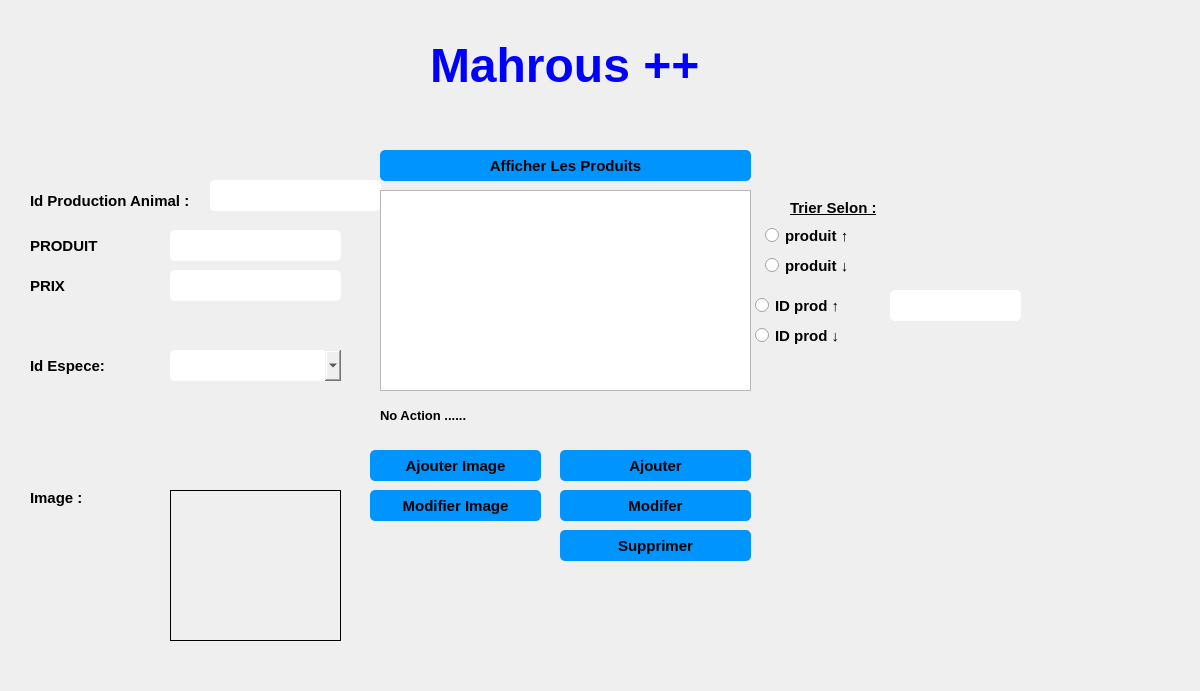
<?xml version="1.0" encoding="UTF-8"?>
<ui version="4.0">
 <class>productionanimaux</class>
 <widget class="QDialog" name="productionanimaux">
  <property name="geometry">
   <rect>
    <x>0</x>
    <y>0</y>
    <width>1200</width>
    <height>691</height>
   </rect>
  </property>
  <property name="windowTitle">
   <string>Dialog</string>
  </property>
  <widget class="QLabel" name="label">
   <property name="geometry">
    <rect>
     <x>30</x>
     <y>185</y>
     <width>181</width>
     <height>31</height>
    </rect>
   </property>
   <property name="font">
    <font>
     <pointsize>11</pointsize>
     <weight>75</weight>
     <bold>true</bold>
    </font>
   </property>
   <property name="text">
    <string>Id Production Animal :</string>
   </property>
   <property name="buddy">
    <cstring>cx_idp</cstring>
   </property>
  </widget>
  <widget class="QLineEdit" name="cx_idp">
   <property name="geometry">
    <rect>
     <x>210</x>
     <y>180</y>
     <width>171</width>
     <height>31</height>
    </rect>
   </property>
   <property name="styleSheet">
    <string notr="true">QLineEdit {
padding: 5px;
border-radius: 5px;

font-weight: bold;
}</string>
   </property>
  </widget>
  <widget class="QLabel" name="label_2">
   <property name="geometry">
    <rect>
     <x>30</x>
     <y>235</y>
     <width>111</width>
     <height>21</height>
    </rect>
   </property>
   <property name="font">
    <font>
     <pointsize>11</pointsize>
     <weight>75</weight>
     <bold>true</bold>
    </font>
   </property>
   <property name="text">
    <string>PRODUIT</string>
   </property>
   <property name="buddy">
    <cstring>cx_ppa</cstring>
   </property>
  </widget>
  <widget class="QLineEdit" name="cx_ppa">
   <property name="geometry">
    <rect>
     <x>170</x>
     <y>230</y>
     <width>171</width>
     <height>31</height>
    </rect>
   </property>
   <property name="styleSheet">
    <string notr="true">QLineEdit {
padding: 5px;
border-radius: 5px;

font-weight: bold;
}</string>
   </property>
  </widget>
  <widget class="QLineEdit" name="cx_prix">
   <property name="geometry">
    <rect>
     <x>170</x>
     <y>270</y>
     <width>171</width>
     <height>31</height>
    </rect>
   </property>
   <property name="styleSheet">
    <string notr="true">QLineEdit {
padding: 5px;
border-radius: 5px;

font-weight: bold;
}</string>
   </property>
  </widget>
  <widget class="QLabel" name="label_5">
   <property name="geometry">
    <rect>
     <x>30</x>
     <y>270</y>
     <width>131</width>
     <height>31</height>
    </rect>
   </property>
   <property name="font">
    <font>
     <pointsize>11</pointsize>
     <weight>75</weight>
     <bold>true</bold>
    </font>
   </property>
   <property name="text">
    <string>PRIX</string>
   </property>
   <property name="buddy">
    <cstring>cx_prix</cstring>
   </property>
  </widget>
  <widget class="QComboBox" name="comboBox_idespece">
   <property name="geometry">
    <rect>
     <x>170</x>
     <y>350</y>
     <width>171</width>
     <height>31</height>
    </rect>
   </property>
   <property name="styleSheet">
    <string notr="true">
padding: 5px;
border-radius: 5px;

font-weight: bold;
</string>
   </property>
  </widget>
  <widget class="QLabel" name="label_7">
   <property name="geometry">
    <rect>
     <x>30</x>
     <y>350</y>
     <width>121</width>
     <height>31</height>
    </rect>
   </property>
   <property name="font">
    <font>
     <pointsize>11</pointsize>
     <weight>75</weight>
     <bold>true</bold>
    </font>
   </property>
   <property name="text">
    <string>Id Espece:</string>
   </property>
  </widget>
  <widget class="QTableView" name="afficher_productionanimaux">
   <property name="geometry">
    <rect>
     <x>380</x>
     <y>190</y>
     <width>371</width>
     <height>201</height>
    </rect>
   </property>
  </widget>
  <widget class="QLabel" name="pic">
   <property name="geometry">
    <rect>
     <x>0</x>
     <y>0</y>
     <width>1200</width>
     <height>691</height>
    </rect>
   </property>
   <property name="text">
    <string/>
   </property>
  </widget>
  <widget class="QPushButton" name="pushButton">
   <property name="geometry">
    <rect>
     <x>560</x>
     <y>450</y>
     <width>191</width>
     <height>31</height>
    </rect>
   </property>
   <property name="font">
    <font>
     <pointsize>11</pointsize>
     <weight>75</weight>
     <bold>true</bold>
    </font>
   </property>
   <property name="styleSheet">
    <string notr="true">QPushButton {
padding: 5px;
border-radius: 5px;
background-color:#0094ff;
font-weight: bold;
}
QPushButton:hover
{
color :white;
}</string>
   </property>
   <property name="text">
    <string>Ajouter</string>
   </property>
  </widget>
  <widget class="QPushButton" name="pushButton_3">
   <property name="geometry">
    <rect>
     <x>560</x>
     <y>490</y>
     <width>191</width>
     <height>31</height>
    </rect>
   </property>
   <property name="font">
    <font>
     <pointsize>11</pointsize>
     <weight>75</weight>
     <bold>true</bold>
    </font>
   </property>
   <property name="styleSheet">
    <string notr="true">QPushButton {
padding: 5px;
border-radius: 5px;
background-color:#0094ff;
font-weight: bold;
}
QPushButton:hover
{
color :white;
}</string>
   </property>
   <property name="text">
    <string>Modifer</string>
   </property>
  </widget>
  <widget class="QPushButton" name="pushButton_2">
   <property name="geometry">
    <rect>
     <x>560</x>
     <y>530</y>
     <width>191</width>
     <height>31</height>
    </rect>
   </property>
   <property name="font">
    <font>
     <pointsize>11</pointsize>
     <weight>75</weight>
     <bold>true</bold>
    </font>
   </property>
   <property name="styleSheet">
    <string notr="true">QPushButton {
padding: 5px;
border-radius: 5px;
background-color:#0094ff;
font-weight: bold;
}
QPushButton:hover
{
color :white;
}</string>
   </property>
   <property name="text">
    <string>Supprimer</string>
   </property>
  </widget>
  <widget class="QPushButton" name="pushButton_9">
   <property name="geometry">
    <rect>
     <x>380</x>
     <y>150</y>
     <width>371</width>
     <height>31</height>
    </rect>
   </property>
   <property name="font">
    <font>
     <pointsize>11</pointsize>
     <weight>75</weight>
     <bold>true</bold>
    </font>
   </property>
   <property name="styleSheet">
    <string notr="true">QPushButton {
padding: 5px;
border-radius: 5px;
background-color:#0094ff;
font-weight: bold;
}
QPushButton:hover
{
color :white;
}</string>
   </property>
   <property name="text">
    <string>Afficher Les Produits</string>
   </property>
  </widget>
  <widget class="QLabel" name="label_10">
   <property name="geometry">
    <rect>
     <x>30</x>
     <y>490</y>
     <width>61</width>
     <height>16</height>
    </rect>
   </property>
   <property name="font">
    <font>
     <pointsize>11</pointsize>
     <weight>75</weight>
     <bold>true</bold>
    </font>
   </property>
   <property name="text">
    <string>Image :</string>
   </property>
  </widget>
  <widget class="QLabel" name="photo">
   <property name="geometry">
    <rect>
     <x>170</x>
     <y>490</y>
     <width>171</width>
     <height>151</height>
    </rect>
   </property>
   <property name="frameShape">
    <enum>QFrame::Box</enum>
   </property>
   <property name="text">
    <string/>
   </property>
  </widget>
  <widget class="QPushButton" name="pushButton_5">
   <property name="geometry">
    <rect>
     <x>370</x>
     <y>450</y>
     <width>171</width>
     <height>31</height>
    </rect>
   </property>
   <property name="font">
    <font>
     <pointsize>11</pointsize>
     <weight>75</weight>
     <bold>true</bold>
    </font>
   </property>
   <property name="styleSheet">
    <string notr="true">QPushButton {
padding: 5px;
border-radius: 5px;
background-color:#0094ff;
font-weight: bold;
}
QPushButton:hover
{
color :white;
}</string>
   </property>
   <property name="text">
    <string>Ajouter Image</string>
   </property>
  </widget>
  <widget class="QLabel" name="chemin">
   <property name="geometry">
    <rect>
     <x>170</x>
     <y>640</y>
     <width>391</width>
     <height>20</height>
    </rect>
   </property>
   <property name="text">
    <string/>
   </property>
  </widget>
  <widget class="QLabel" name="label_8">
   <property name="geometry">
    <rect>
     <x>380</x>
     <y>400</y>
     <width>381</width>
     <height>31</height>
    </rect>
   </property>
   <property name="font">
    <font>
     <pointsize>10</pointsize>
     <weight>75</weight>
     <bold>true</bold>
    </font>
   </property>
   <property name="text">
    <string>No Action ......</string>
   </property>
  </widget>
  <widget class="QLineEdit" name="recherche">
   <property name="geometry">
    <rect>
     <x>890</x>
     <y>290</y>
     <width>131</width>
     <height>31</height>
    </rect>
   </property>
   <property name="styleSheet">
    <string notr="true">QLineEdit {
padding: 5px;
border-radius: 5px;

font-weight: bold;
}</string>
   </property>
  </widget>
  <widget class="QPushButton" name="pushButton_8">
   <property name="geometry">
    <rect>
     <x>1040</x>
     <y>290</y>
     <width>51</width>
     <height>31</height>
    </rect>
   </property>
   <property name="font">
    <font>
     <pointsize>11</pointsize>
     <weight>75</weight>
     <bold>true</bold>
    </font>
   </property>
   <property name="styleSheet">
    <string notr="true">QPushButton { border: none;image :url(C:/Users/ASUS/Downloads/loupe.png);}
QPushButton:hover
{
border: none;image :url(C:/Users/ASUS/Downloads/business-and-finance (3).png);
}
</string>
   </property>
   <property name="text">
    <string/>
   </property>
  </widget>
  <widget class="QRadioButton" name="radioButton_5">
   <property name="geometry">
    <rect>
     <x>760</x>
     <y>220</y>
     <width>111</width>
     <height>31</height>
    </rect>
   </property>
   <property name="font">
    <font>
     <pointsize>11</pointsize>
     <weight>75</weight>
     <bold>true</bold>
    </font>
   </property>
   <property name="styleSheet">
    <string notr="true">
padding: 5px;
border-radius: 5px;

font-weight: bold;
</string>
   </property>
   <property name="text">
    <string>produit ↑ </string>
   </property>
  </widget>
  <widget class="QRadioButton" name="radioButton_3">
   <property name="geometry">
    <rect>
     <x>760</x>
     <y>250</y>
     <width>111</width>
     <height>31</height>
    </rect>
   </property>
   <property name="font">
    <font>
     <pointsize>11</pointsize>
     <weight>75</weight>
     <bold>true</bold>
    </font>
   </property>
   <property name="styleSheet">
    <string notr="true">
padding: 5px;
border-radius: 5px;

font-weight: bold;
</string>
   </property>
   <property name="text">
    <string>produit ↓</string>
   </property>
  </widget>
  <widget class="QRadioButton" name="radioButton">
   <property name="geometry">
    <rect>
     <x>750</x>
     <y>290</y>
     <width>131</width>
     <height>31</height>
    </rect>
   </property>
   <property name="font">
    <font>
     <pointsize>11</pointsize>
     <weight>75</weight>
     <bold>true</bold>
    </font>
   </property>
   <property name="styleSheet">
    <string notr="true">
padding: 5px;
border-radius: 5px;

font-weight: bold;
</string>
   </property>
   <property name="text">
    <string>ID prod ↑ </string>
   </property>
  </widget>
  <widget class="QRadioButton" name="radioButton_2">
   <property name="geometry">
    <rect>
     <x>750</x>
     <y>320</y>
     <width>131</width>
     <height>31</height>
    </rect>
   </property>
   <property name="font">
    <font>
     <pointsize>11</pointsize>
     <weight>75</weight>
     <bold>true</bold>
    </font>
   </property>
   <property name="styleSheet">
    <string notr="true">
padding: 5px;
border-radius: 5px;

font-weight: bold;
</string>
   </property>
   <property name="text">
    <string>ID prod ↓</string>
   </property>
  </widget>
  <widget class="QPushButton" name="pushButton_10">
   <property name="geometry">
    <rect>
     <x>890</x>
     <y>240</y>
     <width>51</width>
     <height>41</height>
    </rect>
   </property>
   <property name="font">
    <font>
     <pointsize>11</pointsize>
     <weight>75</weight>
     <bold>true</bold>
    </font>
   </property>
   <property name="styleSheet">
    <string notr="true">QPushButton { border: none;image :url(C:/Users/ASUS/Downloads/bars (2).png);}
QPushButton:hover
{
border: none;image :url(C:/Users/ASUS/Downloads/bars (1).png);
}
</string>
   </property>
   <property name="text">
    <string/>
   </property>
  </widget>
  <widget class="QLabel" name="label_4">
   <property name="geometry">
    <rect>
     <x>790</x>
     <y>200</y>
     <width>101</width>
     <height>16</height>
    </rect>
   </property>
   <property name="font">
    <font>
     <pointsize>11</pointsize>
     <weight>75</weight>
     <bold>true</bold>
     <underline>true</underline>
    </font>
   </property>
   <property name="text">
    <string>Trier Selon :</string>
   </property>
  </widget>
  <widget class="QPushButton" name="pushButton_4">
   <property name="geometry">
    <rect>
     <x>370</x>
     <y>490</y>
     <width>171</width>
     <height>31</height>
    </rect>
   </property>
   <property name="font">
    <font>
     <pointsize>11</pointsize>
     <weight>75</weight>
     <bold>true</bold>
    </font>
   </property>
   <property name="styleSheet">
    <string notr="true">QPushButton {
padding: 5px;
border-radius: 5px;
background-color:#0094ff;
font-weight: bold;
}
QPushButton:hover
{
color :white;
}</string>
   </property>
   <property name="text">
    <string>Modifier Image</string>
   </property>
  </widget>
  <widget class="QLabel" name="label_11">
   <property name="geometry">
    <rect>
     <x>430</x>
     <y>30</y>
     <width>331</width>
     <height>71</height>
    </rect>
   </property>
   <property name="text">
    <string>&lt;html&gt;&lt;head/&gt;&lt;body&gt;&lt;p&gt;&lt;span style=&quot; font-size:36pt; font-weight:600; color:#0000ff;&quot;&gt;Mahrous ++&lt;/span&gt;&lt;/p&gt;&lt;/body&gt;&lt;/html&gt;</string>
   </property>
  </widget>
  <widget class="QPushButton" name="pushButton_12">
   <property name="geometry">
    <rect>
     <x>750</x>
     <y>380</y>
     <width>51</width>
     <height>51</height>
    </rect>
   </property>
   <property name="font">
    <font>
     <pointsize>11</pointsize>
     <weight>75</weight>
     <bold>true</bold>
    </font>
   </property>
   <property name="styleSheet">
    <string notr="true">QPushButton { border: none;image :url(C:/Users/ASUS/Downloads/pdf (1).png);}
QPushButton:hover
{
border: none;image :url(C:/Users/ASUS/Downloads/multimedia (1).png);
}
</string>
   </property>
   <property name="text">
    <string/>
   </property>
  </widget>
  <zorder>pic</zorder>
  <zorder>label</zorder>
  <zorder>cx_idp</zorder>
  <zorder>label_2</zorder>
  <zorder>cx_ppa</zorder>
  <zorder>cx_prix</zorder>
  <zorder>label_5</zorder>
  <zorder>comboBox_idespece</zorder>
  <zorder>label_7</zorder>
  <zorder>afficher_productionanimaux</zorder>
  <zorder>pushButton</zorder>
  <zorder>pushButton_3</zorder>
  <zorder>pushButton_2</zorder>
  <zorder>pushButton_9</zorder>
  <zorder>label_10</zorder>
  <zorder>photo</zorder>
  <zorder>pushButton_5</zorder>
  <zorder>chemin</zorder>
  <zorder>label_8</zorder>
  <zorder>recherche</zorder>
  <zorder>pushButton_8</zorder>
  <zorder>radioButton_5</zorder>
  <zorder>radioButton_3</zorder>
  <zorder>radioButton</zorder>
  <zorder>radioButton_2</zorder>
  <zorder>pushButton_10</zorder>
  <zorder>label_4</zorder>
  <zorder>pushButton_4</zorder>
  <zorder>label_11</zorder>
  <zorder>pushButton_12</zorder>
 </widget>
 <resources/>
 <connections/>
</ui>
